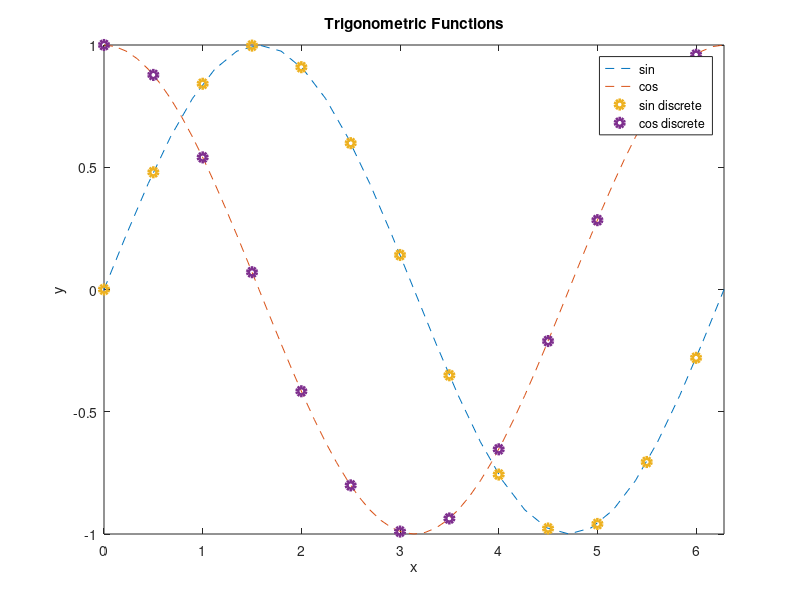

Reproduce this figure in MATLAB.
fplot(@sin, [0, 2*pi], "--");
hold on
fplot(@cos, [0, 2*pi], "--");
x=0:.5:2*pi;
plot(x, sin(x), "o", 'LineWidth', 3);
plot(x, cos(x), "o", 'LineWidth', 3);
hold off
xlabel('x');
ylabel('y');
legend("sin", "cos", "sin discrete", "cos discrete");
title('Trigonometric Functions');
